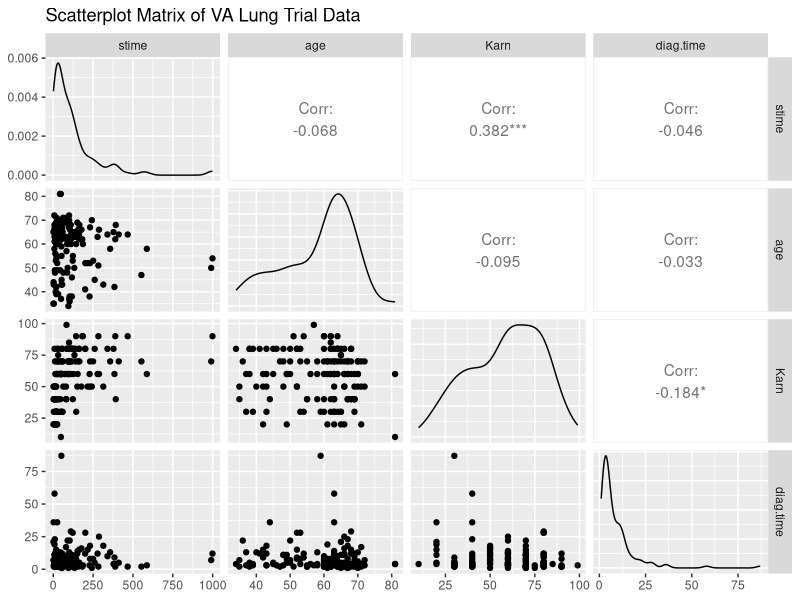
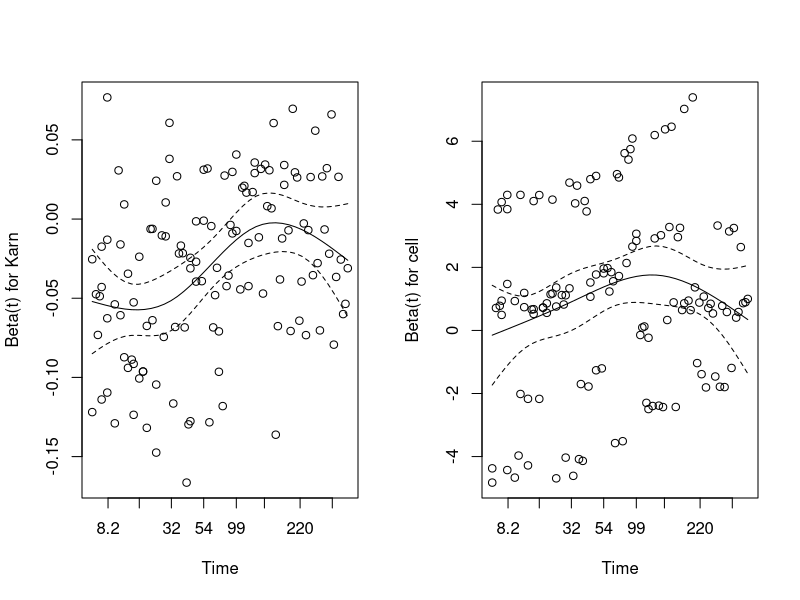

Write R code to recreate these figures, in order.
## ---- chunk 1
# loading packages 
library(tidyverse)
library(knitr)
library(ggthemes)
library(ggrepel)
library(dslabs)
library(MASS)
library(GGally)
## ---- chunk 2
# Load Data
data(VA)
#look at first few rows
kable(head(VA, 3), caption = "Sample Rows from VA Lung Trial Data")

summary_stats <- summary(VA[, c("stime", "status", "age", "Karn", "diag.time")])

#Convert summary statistics to a table
kable(summary_stats, caption = "Summary Statistics for VA Lung Trial Data")

#second prop summary
summary_stats2 <- summary(VA[, c("status", "treat", "cell", "prior")])

#Convert summary statistics to a table
kable(summary_stats2, caption = "Summary Count Statistics for VA Lung Trial Data")
## ---- chunk 3
#Create a scatter plot matrix using the GGally package
va_subset <- VA[, c("stime", "age", "Karn", "diag.time")]

ggpairs(va_subset, title = "Scatterplot Matrix of VA Lung Trial Data")
## ---- chunk 4
# Import Survival package with Cox proportional-hazard model
library(survival)

# Fit model with all variables.
# stime and status are the output values
cox.mod <- coxph(Surv(stime, status) ~ treat + age + Karn + diag.time + cell + prior, data=VA)

# Concordance Index or Harrel's C (model evaluation: higher is better. 50% is equivalent to guessing.)

# Likelihood ratio useful comparing nested models
summary(cox.mod)
## ---- chunk 5
# Can we drop age, diag.time, and prior
cox.mod2 <- coxph(Surv(stime, status) ~ treat + Karn + cell, data=VA)

summary(cox.mod2)
## ---- chunk 6
# Using anova with Likelihood ratio test
anova(cox.mod2, cox.mod, test="LRT")

## ---- chunk 7
# Can we also remove treat from the model
cox.mod3 <- coxph(Surv(stime, status) ~ Karn + cell, data=VA)

summary(cox.mod3)

# Using anova with Likelihood ratio test
anova(cox.mod3, cox.mod2, test="LRT")
## ---- chunk 8
summary(cox.mod3)
## ---- chunk 9
# Using cox.zph() to test for proportional-hazards assumption
cox.zph(cox.mod3)
## ---- chunk 10
# Plotting graphs of Schoenfield residuals vs time
par(mfrow=c(1,2))
plot(cox.zph(cox.mod3))
